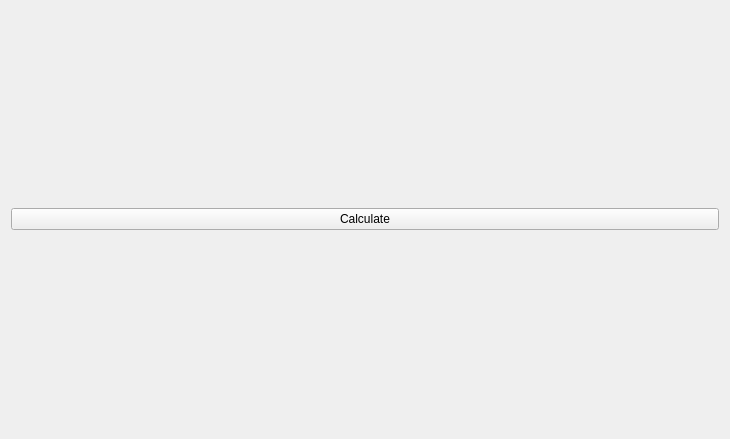
<?xml version="1.0" encoding="UTF-8"?>
<ui version="4.0">
 <class>DistWindow</class>
 <widget class="QWidget" name="DistWindow">
  <property name="geometry">
   <rect>
    <x>0</x>
    <y>0</y>
    <width>730</width>
    <height>439</height>
   </rect>
  </property>
  <property name="minimumSize">
   <size>
    <width>275</width>
    <height>50</height>
   </size>
  </property>
  <property name="windowTitle">
   <string>MainWindow</string>
  </property>
  <layout class="QGridLayout" name="gridLayout">
   <item row="0" column="0">
    <widget class="QPushButton" name="pushButton">
     <property name="text">
      <string>Calculate</string>
     </property>
    </widget>
   </item>
  </layout>
 </widget>
 <resources/>
 <connections/>
</ui>
